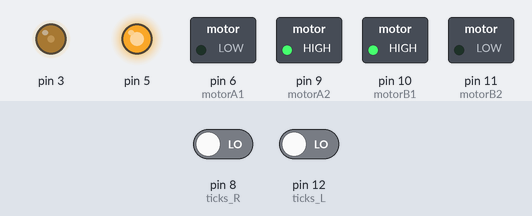
The sketch below on a simulated Arduino Uno, built with avr-gcc and run on an emulated ATmega328P. Shown: switched loads named in the sketch (green lamp = pin HIGH), output pins drawn as LEDs (lit = HIGH). The test bench sets the inputs (shaded band); at power-on: pin 8 (ticks_R) LOW, pin 12 (ticks_L) LOW.

Above: at 0.1 s.
Timing chart, 0 to 1.6 s (numbered marks = the images above):
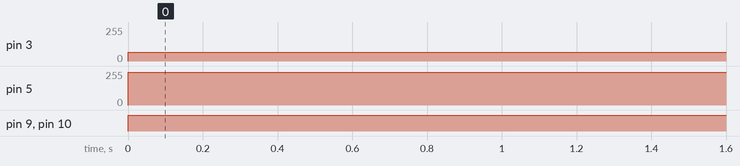

The sketch:

Infinity.ino
```cpp
const int motorA1 = 6;    //motor A positive (+) pin to pin 6 (PWM) (from L298 module!)
const int motorA2 = 9;        //motor A negative (-) pin to pin 9 (PWM)
const int motorB1 = 10;   //motor B positive (+) pin to pin 10 (PWM)
const int motorB2 = 11; //motor B negative (-) pin to pin 11 (PWM)
int ticks_R= 8;
int ticks_L= 12;
int no=0;
int no2=0;
int Last_State = 0;
int Last_State2 = 0;
int y=0;
int x=0;


void setup() {
  pinMode(motorA1, OUTPUT);
  pinMode(motorA2, OUTPUT);
  pinMode(motorB1, OUTPUT);
  pinMode(motorB2, OUTPUT);
  pinMode(5, OUTPUT);
  pinMode(3, OUTPUT);
  pinMode(ticks_R, INPUT);
  pinMode(ticks_L, INPUT);
  Serial.begin(9600);

}
void stop() {
  digitalWrite(motorA1, LOW);
  digitalWrite(motorA2, LOW);
  digitalWrite(motorB1, LOW);
  digitalWrite(motorB2, LOW);
}
void loop() {
  x= digitalRead(ticks_R);
  y = digitalRead(ticks_L);
 if((x==1) && (x!=Last_State)){
    no++;
    }
    Last_State = x;
 if((y==1) && (y!=Last_State2)){
    no2++;
    }
    Last_State2=y;


    if(no<220)
    {
  digitalWrite(motorA1, LOW);
  digitalWrite(motorA2, HIGH);
  digitalWrite(motorB1, HIGH);
  digitalWrite(motorB2, LOW);
  analogWrite(3,65);
  analogWrite(5, 245);
    }
    else if((no>=220) && (no<410))
    {
  digitalWrite(motorA1, LOW);
  digitalWrite(motorA2, HIGH);
  digitalWrite(motorB1, HIGH);
  digitalWrite(motorB2, LOW);
  analogWrite(3,175);
  analogWrite(5, 60);
      }

   else if((no>=410) && (no<555))
    {
  digitalWrite(motorA1, LOW);
  digitalWrite(motorA2, HIGH);
  digitalWrite(motorB1, HIGH);
  digitalWrite(motorB2, LOW);
  analogWrite(3,65);
  analogWrite(5, 245);
    }
    else {
      stop();
      }
}
```

Measured:
- by itself, pin 3: 0/255 → 65/255 at 0.00 s
- by itself, pin 5: 0/255 → 245/255 at 0.00 s
- by itself, pin 9 (motorA2), pin 10 (motorB1): LOW → HIGH at 0.00 s
